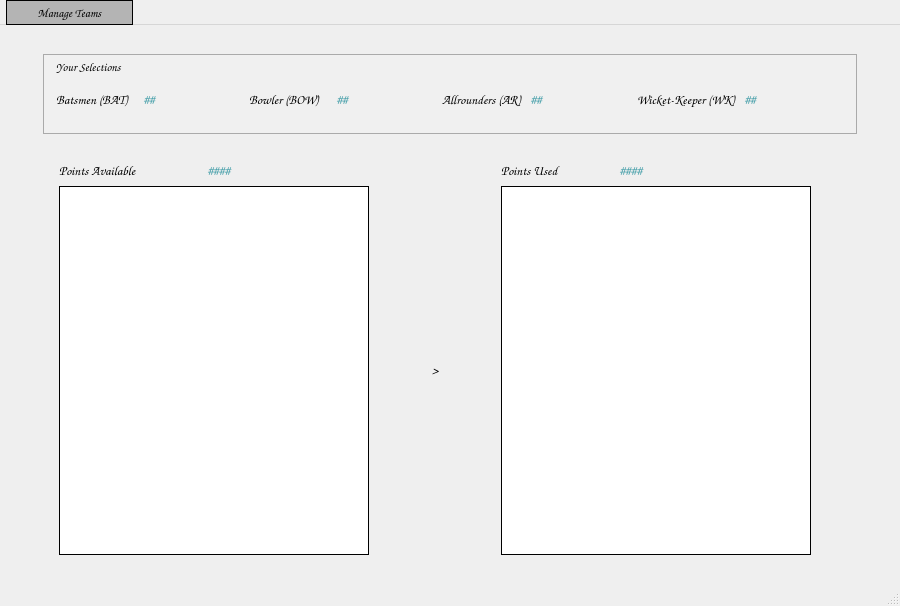
<?xml version="1.0" encoding="UTF-8"?>
<ui version="4.0">
 <class>MainWindow</class>
 <widget class="QMainWindow" name="MainWindow">
  <property name="windowModality">
   <enum>Qt::NonModal</enum>
  </property>
  <property name="geometry">
   <rect>
    <x>0</x>
    <y>0</y>
    <width>900</width>
    <height>606</height>
   </rect>
  </property>
  <property name="windowTitle">
   <string>Fantasy Cricket</string>
  </property>
  <property name="styleSheet">
   <string notr="true">QMenuBar::item{
background-color:rgb(180,180,180);
border:1px solid black;
padding:4px 30px 3px 30px;
}
</string>
  </property>
  <widget class="QWidget" name="centralwidget">
   <property name="enabled">
    <bool>true</bool>
   </property>
   <property name="minimumSize">
    <size>
     <width>848</width>
     <height>0</height>
    </size>
   </property>
   <property name="font">
    <font>
     <family>Comic Sans MS</family>
     <pointsize>10</pointsize>
     <weight>75</weight>
     <italic>false</italic>
     <bold>true</bold>
    </font>
   </property>
   <property name="styleSheet">
    <string notr="true">background-color: rgb(255, 255, 255);
/*font: 75 10pt &quot;Comic Sans MS&quot;;</string>
   </property>
   <layout class="QGridLayout" name="gridLayout_2">
    <property name="sizeConstraint">
     <enum>QLayout::SetNoConstraint</enum>
    </property>
    <item row="0" column="1">
     <layout class="QGridLayout" name="gridLayout" rowstretch="0,0,0,0,0,0" columnstretch="0,0,0,0,0,0,0,0,0">
      <property name="sizeConstraint">
       <enum>QLayout::SetNoConstraint</enum>
      </property>
      <item row="4" column="5">
       <spacer name="midrightHS">
        <property name="orientation">
         <enum>Qt::Horizontal</enum>
        </property>
        <property name="sizeType">
         <enum>QSizePolicy::Fixed</enum>
        </property>
        <property name="sizeHint" stdset="0">
         <size>
          <width>50</width>
          <height>20</height>
         </size>
        </property>
       </spacer>
      </item>
      <item row="4" column="3">
       <spacer name="midleftHS">
        <property name="orientation">
         <enum>Qt::Horizontal</enum>
        </property>
        <property name="sizeType">
         <enum>QSizePolicy::Fixed</enum>
        </property>
        <property name="sizeHint" stdset="0">
         <size>
          <width>50</width>
          <height>20</height>
         </size>
        </property>
       </spacer>
      </item>
      <item row="2" column="8" rowspan="4">
       <spacer name="horizontalSpacer_2">
        <property name="orientation">
         <enum>Qt::Horizontal</enum>
        </property>
        <property name="sizeType">
         <enum>QSizePolicy::Maximum</enum>
        </property>
        <property name="sizeHint" stdset="0">
         <size>
          <width>40</width>
          <height>20</height>
         </size>
        </property>
       </spacer>
      </item>
      <item row="3" column="6" colspan="2">
       <layout class="QHBoxLayout" name="ptHL">
        <property name="spacing">
         <number>6</number>
        </property>
        <item>
         <widget class="QLabel" name="ptused">
          <property name="font">
           <font>
            <family>Comic Sans MS</family>
            <pointsize>10</pointsize>
            <weight>75</weight>
            <bold>true</bold>
           </font>
          </property>
          <property name="text">
           <string>Points Used</string>
          </property>
         </widget>
        </item>
        <item>
         <widget class="QLabel" name="ptusedval">
          <property name="font">
           <font>
            <family>Comic Sans MS</family>
            <pointsize>10</pointsize>
            <weight>75</weight>
            <bold>true</bold>
           </font>
          </property>
          <property name="styleSheet">
           <string notr="true">color: rgb(72,160,170);</string>
          </property>
          <property name="text">
           <string>####</string>
          </property>
         </widget>
        </item>
        <item>
         <spacer name="ptHS">
          <property name="orientation">
           <enum>Qt::Horizontal</enum>
          </property>
          <property name="sizeType">
           <enum>QSizePolicy::Fixed</enum>
          </property>
          <property name="sizeHint" stdset="0">
           <size>
            <width>80</width>
            <height>20</height>
           </size>
          </property>
         </spacer>
        </item>
       </layout>
      </item>
      <item row="4" column="4">
       <widget class="QLabel" name="gtlbl">
        <property name="maximumSize">
         <size>
          <width>20</width>
          <height>16777215</height>
         </size>
        </property>
        <property name="font">
         <font>
          <family>Comic Sans MS</family>
          <pointsize>10</pointsize>
          <weight>75</weight>
          <italic>false</italic>
          <bold>true</bold>
         </font>
        </property>
        <property name="text">
         <string>&gt;</string>
        </property>
        <property name="alignment">
         <set>Qt::AlignCenter</set>
        </property>
       </widget>
      </item>
      <item row="4" column="6" colspan="2">
       <widget class="QListWidget" name="lw2">
        <property name="sizePolicy">
         <sizepolicy hsizetype="Expanding" vsizetype="Minimum">
          <horstretch>0</horstretch>
          <verstretch>0</verstretch>
         </sizepolicy>
        </property>
        <property name="minimumSize">
         <size>
          <width>310</width>
          <height>0</height>
         </size>
        </property>
        <property name="styleSheet">
         <string notr="true">border:1px solid black;</string>
        </property>
       </widget>
      </item>
      <item row="0" column="1" colspan="7">
       <spacer name="topVS">
        <property name="orientation">
         <enum>Qt::Vertical</enum>
        </property>
        <property name="sizeType">
         <enum>QSizePolicy::Minimum</enum>
        </property>
        <property name="sizeHint" stdset="0">
         <size>
          <width>20</width>
          <height>20</height>
         </size>
        </property>
       </spacer>
      </item>
      <item row="5" column="1" colspan="7">
       <spacer name="btmVS">
        <property name="orientation">
         <enum>Qt::Vertical</enum>
        </property>
        <property name="sizeType">
         <enum>QSizePolicy::Minimum</enum>
        </property>
        <property name="sizeHint" stdset="0">
         <size>
          <width>20</width>
          <height>20</height>
         </size>
        </property>
       </spacer>
      </item>
      <item row="4" column="1" colspan="2">
       <widget class="QListWidget" name="lw1">
        <property name="sizePolicy">
         <sizepolicy hsizetype="Expanding" vsizetype="Minimum">
          <horstretch>0</horstretch>
          <verstretch>70</verstretch>
         </sizepolicy>
        </property>
        <property name="minimumSize">
         <size>
          <width>310</width>
          <height>0</height>
         </size>
        </property>
        <property name="font">
         <font>
          <family>Comic Sans MS</family>
          <pointsize>10</pointsize>
          <weight>9</weight>
          <italic>false</italic>
          <bold>false</bold>
         </font>
        </property>
        <property name="styleSheet">
         <string notr="true">border:1px solid black;
font: 75 10pt &quot;Comic Sans MS&quot;;</string>
        </property>
       </widget>
      </item>
      <item row="2" column="1" colspan="7">
       <spacer name="midVS">
        <property name="orientation">
         <enum>Qt::Vertical</enum>
        </property>
        <property name="sizeType">
         <enum>QSizePolicy::MinimumExpanding</enum>
        </property>
        <property name="sizeHint" stdset="0">
         <size>
          <width>20</width>
          <height>20</height>
         </size>
        </property>
       </spacer>
      </item>
      <item row="2" column="0" rowspan="4">
       <spacer name="horizontalSpacer">
        <property name="orientation">
         <enum>Qt::Horizontal</enum>
        </property>
        <property name="sizeType">
         <enum>QSizePolicy::Maximum</enum>
        </property>
        <property name="sizeHint" stdset="0">
         <size>
          <width>10</width>
          <height>20</height>
         </size>
        </property>
       </spacer>
      </item>
      <item row="1" column="0" colspan="9">
       <widget class="QWidget" name="Vwid" native="true">
        <property name="minimumSize">
         <size>
          <width>805</width>
          <height>80</height>
         </size>
        </property>
        <property name="styleSheet">
         <string notr="true">background-color: rgb(240, 240, 240);
border:1px solid rgb(170,170,170);</string>
        </property>
        <layout class="QVBoxLayout" name="verticalLayout">
         <property name="spacing">
          <number>8</number>
         </property>
         <property name="leftMargin">
          <number>10</number>
         </property>
         <property name="topMargin">
          <number>2</number>
         </property>
         <property name="rightMargin">
          <number>20</number>
         </property>
         <property name="bottomMargin">
          <number>20</number>
         </property>
         <item>
          <layout class="QHBoxLayout" name="widHL1">
           <property name="topMargin">
            <number>0</number>
           </property>
           <item>
            <widget class="QLabel" name="selectionslbl">
             <property name="font">
              <font>
               <family>Comic Sans MS</family>
               <pointsize>9</pointsize>
              </font>
             </property>
             <property name="styleSheet">
              <string notr="true">border-color:rgb(240,240,240);</string>
             </property>
             <property name="text">
              <string>Your Selections</string>
             </property>
            </widget>
           </item>
          </layout>
         </item>
         <item>
          <layout class="QHBoxLayout" name="widHL2">
           <property name="spacing">
            <number>0</number>
           </property>
           <property name="topMargin">
            <number>3</number>
           </property>
           <property name="bottomMargin">
            <number>5</number>
           </property>
           <item>
            <widget class="QLabel" name="batlbl">
             <property name="font">
              <font>
               <family>Comic Sans MS</family>
               <pointsize>10</pointsize>
               <weight>75</weight>
               <bold>true</bold>
              </font>
             </property>
             <property name="styleSheet">
              <string notr="true">border-color:rgb(240,240,240);</string>
             </property>
             <property name="text">
              <string>Batsmen (BAT)</string>
             </property>
            </widget>
           </item>
           <item>
            <widget class="QLabel" name="btnolbl">
             <property name="font">
              <font>
               <family>Comic Sans MS</family>
               <pointsize>10</pointsize>
               <weight>50</weight>
               <bold>false</bold>
              </font>
             </property>
             <property name="styleSheet">
              <string notr="true">color: rgb(72,160,170);
border-color:rgb(240,240,240);</string>
             </property>
             <property name="lineWidth">
              <number>1</number>
             </property>
             <property name="text">
              <string>##</string>
             </property>
            </widget>
           </item>
           <item>
            <spacer name="horizontalSpacer_3">
             <property name="orientation">
              <enum>Qt::Horizontal</enum>
             </property>
             <property name="sizeType">
              <enum>QSizePolicy::Fixed</enum>
             </property>
             <property name="sizeHint" stdset="0">
              <size>
               <width>20</width>
               <height>20</height>
              </size>
             </property>
            </spacer>
           </item>
           <item>
            <widget class="QLabel" name="bowlbl">
             <property name="font">
              <font>
               <family>Comic Sans MS</family>
               <pointsize>10</pointsize>
               <weight>75</weight>
               <bold>true</bold>
              </font>
             </property>
             <property name="styleSheet">
              <string notr="true">border-color:rgb(240,240,240);</string>
             </property>
             <property name="text">
              <string>Bowler (BOW)</string>
             </property>
            </widget>
           </item>
           <item>
            <widget class="QLabel" name="bwnolbl">
             <property name="font">
              <font>
               <family>Comic Sans MS</family>
               <pointsize>10</pointsize>
              </font>
             </property>
             <property name="styleSheet">
              <string notr="true">color: rgb(72,160,170);
border-color:rgb(240,240,240);</string>
             </property>
             <property name="text">
              <string>##</string>
             </property>
            </widget>
           </item>
           <item>
            <spacer name="horizontalSpacer_4">
             <property name="orientation">
              <enum>Qt::Horizontal</enum>
             </property>
             <property name="sizeType">
              <enum>QSizePolicy::Fixed</enum>
             </property>
             <property name="sizeHint" stdset="0">
              <size>
               <width>20</width>
               <height>20</height>
              </size>
             </property>
            </spacer>
           </item>
           <item>
            <widget class="QLabel" name="arlbl">
             <property name="font">
              <font>
               <family>Comic Sans MS</family>
               <pointsize>10</pointsize>
               <weight>75</weight>
               <bold>true</bold>
              </font>
             </property>
             <property name="styleSheet">
              <string notr="true">border-color:rgb(240,240,240);</string>
             </property>
             <property name="text">
              <string>Allrounders (AR)</string>
             </property>
            </widget>
           </item>
           <item>
            <widget class="QLabel" name="arnolbl">
             <property name="font">
              <font>
               <family>Comic Sans MS</family>
               <pointsize>10</pointsize>
              </font>
             </property>
             <property name="styleSheet">
              <string notr="true">color: rgb(72,160,170);
border-color:rgb(240,240,240);
</string>
             </property>
             <property name="text">
              <string>##</string>
             </property>
            </widget>
           </item>
           <item>
            <spacer name="horizontalSpacer_5">
             <property name="orientation">
              <enum>Qt::Horizontal</enum>
             </property>
             <property name="sizeType">
              <enum>QSizePolicy::Fixed</enum>
             </property>
             <property name="sizeHint" stdset="0">
              <size>
               <width>20</width>
               <height>20</height>
              </size>
             </property>
            </spacer>
           </item>
           <item>
            <widget class="QLabel" name="wklbl">
             <property name="font">
              <font>
               <family>Comic Sans MS</family>
               <pointsize>10</pointsize>
               <weight>75</weight>
               <bold>true</bold>
              </font>
             </property>
             <property name="styleSheet">
              <string notr="true">border-color:rgb(240,240,240);</string>
             </property>
             <property name="text">
              <string>Wicket-Keeper (WK)</string>
             </property>
            </widget>
           </item>
           <item>
            <widget class="QLabel" name="wknolbl">
             <property name="font">
              <font>
               <family>Comic Sans MS</family>
               <pointsize>10</pointsize>
              </font>
             </property>
             <property name="styleSheet">
              <string notr="true">color: rgb(72,160,170);
border-color:rgb(240,240,240);
</string>
             </property>
             <property name="text">
              <string>##</string>
             </property>
            </widget>
           </item>
           <item>
            <spacer name="horizontalSpacer_6">
             <property name="orientation">
              <enum>Qt::Horizontal</enum>
             </property>
             <property name="sizeType">
              <enum>QSizePolicy::Fixed</enum>
             </property>
             <property name="sizeHint" stdset="0">
              <size>
               <width>10</width>
               <height>20</height>
              </size>
             </property>
            </spacer>
           </item>
          </layout>
         </item>
        </layout>
       </widget>
      </item>
      <item row="3" column="1" colspan="2">
       <layout class="QHBoxLayout" name="horizontalLayout">
        <item>
         <widget class="QLabel" name="ptavail">
          <property name="font">
           <font>
            <family>Comic Sans MS</family>
            <pointsize>10</pointsize>
            <weight>75</weight>
            <bold>true</bold>
           </font>
          </property>
          <property name="text">
           <string>Points Available</string>
          </property>
         </widget>
        </item>
        <item>
         <widget class="QLabel" name="ptavailval">
          <property name="font">
           <font>
            <family>Comic Sans MS</family>
            <pointsize>10</pointsize>
            <weight>75</weight>
            <bold>true</bold>
           </font>
          </property>
          <property name="styleSheet">
           <string notr="true">color:rgb(72,160,170);</string>
          </property>
          <property name="text">
           <string>####</string>
          </property>
         </widget>
        </item>
        <item>
         <spacer name="horizontalSpacer_7">
          <property name="orientation">
           <enum>Qt::Horizontal</enum>
          </property>
          <property name="sizeType">
           <enum>QSizePolicy::Fixed</enum>
          </property>
          <property name="sizeHint" stdset="0">
           <size>
            <width>20</width>
            <height>20</height>
           </size>
          </property>
         </spacer>
        </item>
       </layout>
      </item>
     </layout>
    </item>
    <item row="0" column="2">
     <spacer name="rightHS">
      <property name="orientation">
       <enum>Qt::Horizontal</enum>
      </property>
      <property name="sizeType">
       <enum>QSizePolicy::MinimumExpanding</enum>
      </property>
      <property name="sizeHint" stdset="0">
       <size>
        <width>5</width>
        <height>20</height>
       </size>
      </property>
     </spacer>
    </item>
    <item row="0" column="0">
     <spacer name="leftHS">
      <property name="orientation">
       <enum>Qt::Horizontal</enum>
      </property>
      <property name="sizeType">
       <enum>QSizePolicy::MinimumExpanding</enum>
      </property>
      <property name="sizeHint" stdset="0">
       <size>
        <width>5</width>
        <height>20</height>
       </size>
      </property>
     </spacer>
    </item>
   </layout>
  </widget>
  <widget class="QMenuBar" name="menubar">
   <property name="geometry">
    <rect>
     <x>0</x>
     <y>0</y>
     <width>900</width>
     <height>30</height>
    </rect>
   </property>
   <property name="font">
    <font>
     <family>Comic Sans MS</family>
     <pointsize>9</pointsize>
    </font>
   </property>
   <property name="styleSheet">
    <string notr="true">QMenu::item:selected{
        background-color:rgb(102,178,255);
		color:black;
}
font: 75 9pt &quot;Comic Sans MS&quot;;</string>
   </property>
   <property name="defaultUp">
    <bool>false</bool>
   </property>
   <property name="nativeMenuBar">
    <bool>true</bool>
   </property>
   <widget class="QMenu" name="menuManage_Teams">
    <property name="autoFillBackground">
     <bool>false</bool>
    </property>
    <property name="styleSheet">
     <string notr="true">border:1px solid black;
background-color:rgb(180,180,180);
font: 75 9pt &quot;Comic Sans MS&quot;;
</string>
    </property>
    <property name="title">
     <string>Manage Teams</string>
    </property>
    <addaction name="actionNew_Team"/>
    <addaction name="actionOpen_Team"/>
    <addaction name="actionSave_Team"/>
    <addaction name="actionEvaluate_Team"/>
   </widget>
   <addaction name="menuManage_Teams"/>
  </widget>
  <widget class="QStatusBar" name="statusbar"/>
  <action name="actionNew_Team">
   <property name="text">
    <string>       NEW Team</string>
   </property>
   <property name="shortcutContext">
    <enum>Qt::WidgetWithChildrenShortcut</enum>
   </property>
   <property name="menuRole">
    <enum>QAction::TextHeuristicRole</enum>
   </property>
  </action>
  <action name="actionOpen_Team">
   <property name="text">
    <string>      OPEN Team</string>
   </property>
  </action>
  <action name="actionSave_Team">
   <property name="text">
    <string>      SAVE Team</string>
   </property>
  </action>
  <action name="actionEvaluate_Team">
   <property name="text">
    <string>      EVALUATE Team</string>
   </property>
  </action>
 </widget>
 <resources/>
 <connections/>
</ui>
